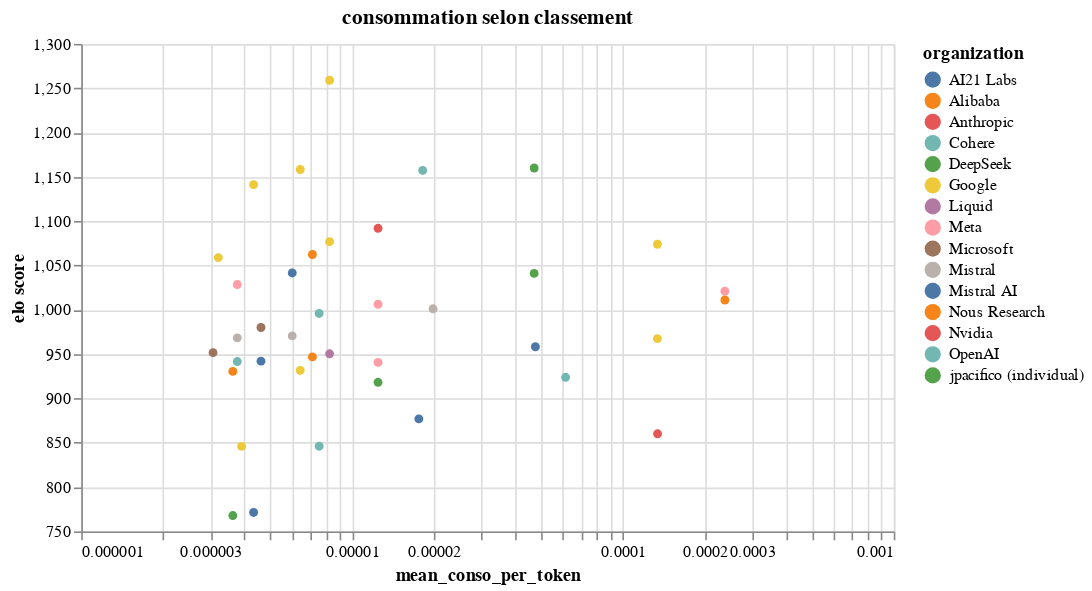

The notebook cell this image was saved under:
### Markdown cell above
### Génération du graphique de frugalité

Les paramètres possibles :  
- `log` : Ajuster l'échelle du graphique en linéaire (`log = False`) ou en log (`log = True`) ; 
- `mean` : Utiliser les consommation moyenné (`mean = True`) ou non (`mean = False`) ;  
- `scale` :  choix du moyennage si `mean = True`. `token` si on utilise le moyennage par token, `match` si on utilise le moyennage par nombre de match ;  
- `save` : Enregistrement du graphique au format html.

### Code cell
from rank_comparia.plot import draw_frugality_chart

final_df = final_df.rename({"elo_score": "median"})
draw_frugality_chart(final_df, title="consommation selon classement", log=True, scale="token")

### Figure 1 — Vega-Lite specification as saved in the notebook (floating-point values rounded to 4 significant figures)
{"config": {"view": {"continuousWidth": 300, "continuousHeight": 300}}, "data": {"name": "data-2c0603f1b5b2566a40b3b64b419df3a0"}, "mark": {"type": "point", "filled": true}, "encoding": {"color": {"field": "organization", "type": "nominal"}, "opacity": {"condition": [{"param": "param_2", "value": 1}], "value": 0.3}, "tooltip": [{"field": "model_name", "type": "nominal"}, {"field": "organization", "type": "nominal"}, {"field": "license", "type": "nominal"}, {"field": "median", "type": "quantitative"}, {"field": "mean_conso_per_token", "type": "quantitative"}], "x": {"field": "mean_conso_per_token", "scale": {"type": "log"}, "type": "quantitative"}, "y": {"field": "median", "scale": {"zero": false}, "title": "elo score", "type": "quantitative"}}, "height": 300, "params": [{"name": "param_2", "select": {"type": "point", "fields": ["organization"]}, "bind": "legend"}, {"name": "param_1", "select": {"type": "point", "fields": ["license"]}, "bind": {"input": "select", "options": ["Unknown", "Jamba Open Model License", "Gemma license", "CC-BY-NC-4.0", "Mistral Research", "DeepSeek", "Proprietary", "MIT", "Gemma", "Llama 3.1 Community", "Llama 3.3 Community", "MRL", "llama3", "Apache 2.0"], "labels": ["MRL", "llama3", "Apache 2.0", "Proprietary", "Mistral Research", "MIT", "Gemma", "Gemma license", "DeepSeek", "Llama 3.3 Community", "Jamba Open Model License", "Llama 3.1 Community", "Unknown", "CC-BY-NC-4.0"], "name": "License : "}}], "title": "consommation selon classement", "transform": [{"filter": {"param": "param_1"}}], "width": 500, "$schema": "https://vega.github.io/schema/vega-lite/v5.20.1.json", "datasets": {"data-2c0603f1b5b2566a40b3b64b419df3a0": [{"name": "Claude 3.5 Sonnet V2", "model_name": "claude-3-5-sonnet-v2", "organization": "Anthropic", "license": "Proprietary", "median": 860.1, "total_output_tokens": 2818000.0, "conso_all_conv": 378.3, "n_match": 3537, "total_output_tokens_right": 2818000.0, "mean_conso_per_match": 0.107, "mean_conso_per_token": 0.0001342, "name_right": "Claude 3.5 Sonnet V2", "organization_right": "Anthropic", "license_right": "Proprietary"}, {"name": "GPT-4o mini", "model_name": "gpt-4o-mini-2024-07-18", "organization": "OpenAI", "license": "Proprietary", "median": 995.9, "total_output_tokens": 3805000.0, "conso_all_conv": 28.76, "n_match": 3857, "total_output_tokens_right": 3805000.0, "mean_conso_per_match": 0.007455, "mean_conso_per_token": 7.557e-06, "name_right": "GPT-4o mini", "organization_right": "OpenAI", "license_right": "Proprietary"}, {"name": "Gemini 2.0 Flash", "model_name": "gemini-2.0-flash-exp", "organization": "Google", "license": "Proprietary", "median": 1077.0, "total_output_tokens": 3077000.0, "conso_all_conv": 25.41, "n_match": 1740, "total_output_tokens_right": 3077000.0, "mean_conso_per_match": 0.0146, "mean_conso_per_token": 8.259e-06, "name_right": "Gemini 2.0 Flash", "organization_right": "Google", "license_right": "Proprietary"}, {"name": "Llama 3.1 405B", "model_name": "llama-3.1-405b", "organization": "Meta", "license": "Llama 3.1 Community", "median": 1021.0, "total_output_tokens": 4277000.0, "conso_all_conv": 1017.0, "n_match": 3793, "total_output_tokens_right": 4277000.0, "mean_conso_per_match": 0.2683, "mean_conso_per_token": 0.0002379, "name_right": "Llama 3.1 405B", "organization_right": "Meta", "license_right": "Llama 3.1 Community"}, {"name": "Mistral-Large-2411", "model_name": "mistral-large-2411", "organization": "Mistral", "license": "Mistral Research", "median": 1001.0, "total_output_tokens": 9064000.0, "conso_all_conv": 180.4, "n_match": 3300, "total_output_tokens_right": 9064000.0, "mean_conso_per_match": 0.05468, "mean_conso_per_token": 1.991e-05, "name_right": "Mistral-Large-2411", "organization_right": "Mistral", "license_right": "Mistral Research"}, {"name": "Llama-3.1-70B", "model_name": "llama-3.1-70b", "organization": "Meta", "license": "Llama 3.1 Community", "median": 1006.0, "total_output_tokens": 2451000.0, "conso_all_conv": 30.56, "n_match": 2794, "total_output_tokens_right": 2451000.0, "mean_conso_per_match": 0.01094, "mean_conso_per_token": 1.247e-05, "name_right": "Llama-3.1-70B", "organization_right": "Meta", "license_right": "Llama 3.1 Community"}, {"name": "Llama 3.3 70B", "model_name": "llama-3.3-70b", "organization": "Meta", "license": "Llama 3.3 Community", "median": 940.6, "total_output_tokens": 5794000.0, "conso_all_conv": 72.24, "n_match": 2161, "total_output_tokens_right": 5794000.0, "mean_conso_per_match": 0.03343, "mean_conso_per_token": 1.247e-05, "name_right": "Llama 3.3 70B", "organization_right": "Meta", "license_right": "Llama 3.3 Community"}, {"name": "Qwen2.5-Coder-32B-Instruct", "model_name": "qwen2.5-coder-32b-instruct", "organization": "Alibaba", "license": "Apache 2.0", "median": 946.9, "total_output_tokens": 4788000.0, "conso_all_conv": 34.17, "n_match": 3222, "total_output_tokens_right": 4788000.0, "mean_conso_per_match": 0.0106, "mean_conso_per_token": 7.136e-06, "name_right": "Qwen2.5-Coder-32B-Instruct", "organization_right": "Alibaba", "license_right": "Apache 2.0"}, {"name": "Gemini 1.5 pro 001", "model_name": "gemini-1.5-pro-001", "organization": "Google", "license": "Proprietary", "median": 967.4, "total_output_tokens": 612700.0, "conso_all_conv": 82.15, "n_match": 692, "total_output_tokens_right": 612700.0, "mean_conso_per_match": 0.1187, "mean_conso_per_token": 0.0001341, "name_right": "Gemini 1.5 pro 001", "organization_right": "Google", "license_right": "Proprietary"}, {"name": "Gemini 1.5 pro 002", "model_name": "gemini-1.5-pro-002", "organization": "Google", "license": "Proprietary", "median": 1074.0, "total_output_tokens": 3284000.0, "conso_all_conv": 440.3, "n_match": 3021, "total_output_tokens_right": 3284000.0, "mean_conso_per_match": 0.1458, "mean_conso_per_token": 0.0001341, "name_right": "Gemini 1.5 pro 002", "organization_right": "Google", "license_right": "Proprietary"}, {"name": "Aya-Expanse-8B", "model_name": "aya-expanse-8b", "organization": "Cohere", "license": "CC-BY-NC-4.0", "median": 941.6, "total_output_tokens": 961400.0, "conso_all_conv": 3.623, "n_match": 965, "total_output_tokens_right": 961400.0, "mean_conso_per_match": 0.003754, "mean_conso_per_token": 3.768e-06, "name_right": "Aya-Expanse-8B", "organization_right": "Cohere", "license_right": "CC-BY-NC-4.0"}, {"name": "Command R (08-2024)", "model_name": "c4ai-command-r-08-2024", "organization": "Cohere", "license": "CC-BY-NC-4.0", "median": 846.1, "total_output_tokens": 5944000.0, "conso_all_conv": 44.92, "n_match": 2571, "total_output_tokens_right": 5944000.0, "mean_conso_per_match": 0.01747, "mean_conso_per_token": 7.557e-06, "name_right": "Command R (08-2024)", "organization_right": "Cohere", "license_right": "CC-BY-NC-4.0"}, {"name": "Ministral 8B-Instruct", "model_name": "ministral-8b-instruct-2410", "organization": "Mistral", "license": "MRL", "median": 968.3, "total_output_tokens": 3228000.0, "conso_all_conv": 12.16, "n_match": 3388, "total_output_tokens_right": 3228000.0, "mean_conso_per_match": 0.00359, "mean_conso_per_token": 3.768e-06, "name_right": "Ministral 8B-Instruct", "organization_right": "Mistral", "license_right": "MRL"}, {"name": "Llama 3.1 8B", "model_name": "llama-3.1-8b", "organization": "Meta", "license": "Llama 3.1 Community", "median": 1028.0, "total_output_tokens": 2994000.0, "conso_all_conv": 11.28, "n_match": 3163, "total_output_tokens_right": 2994000.0, "mean_conso_per_match": 0.003566, "mean_conso_per_token": 3.768e-06, "name_right": "Llama 3.1 8B", "organization_right": "Meta", "license_right": "Llama 3.1 Community"}, {"name": "DeepSeek-V3 Chat", "model_name": "deepseek-v3-chat", "organization": "DeepSeek", "license": "DeepSeek", "median": 1160.0, "total_output_tokens": 9476000.0, "conso_all_conv": 445.6, "n_match": 3884, "total_output_tokens_right": 9476000.0, "mean_conso_per_match": 0.1147, "mean_conso_per_token": 4.703e-05, "name_right": "DeepSeek-V3 Chat", "organization_right": "DeepSeek", "license_right": "DeepSeek"}, {"name": "DeepSeek-R1", "model_name": "deepseek-r1", "organization": "DeepSeek", "license": "MIT", "median": 1041.0, "total_output_tokens": 1160000.0, "conso_all_conv": 54.55, "n_match": 808, "total_output_tokens_right": 1160000.0, "mean_conso_per_match": 0.06752, "mean_conso_per_token": 4.703e-05, "name_right": "DeepSeek-R1", "organization_right": "DeepSeek", "license_right": "MIT"}, {"name": "DeepSeek-R1 distiil", "model_name": "deepseek-r1-distill-llama-70b", "organization": "DeepSeek", "license": "MIT", "median": 918.2, "total_output_tokens": 741900.0, "conso_all_conv": 9.251, "n_match": 766, "total_output_tokens_right": 741900.0, "mean_conso_per_match": 0.01208, "mean_conso_per_token": 1.247e-05, "name_right": "DeepSeek-R1 distiil", "organization_right": "DeepSeek", "license_right": "MIT"}, {"name": "Gemini 2.0 Flash", "model_name": "gemini-2.0-flash-001", "organization": "Google", "license": "Proprietary", "median": 1259.0, "total_output_tokens": 2301000.0, "conso_all_conv": 19.0, "n_match": 1398, "total_output_tokens_right": 2301000.0, "mean_conso_per_match": 0.01359, "mean_conso_per_token": 8.259e-06, "name_right": "Gemini 2.0 Flash", "organization_right": "Google", "license_right": "Proprietary"}, {"name": "Gemma 2 9B", "model_name": "gemma-2-9b-it", "organization": "Google", "license": "Gemma license", "median": 845.8, "total_output_tokens": 2016000.0, "conso_all_conv": 7.88, "n_match": 2657, "total_output_tokens_right": 2016000.0, "mean_conso_per_match": 0.002966, "mean_conso_per_token": 3.908e-06, "name_right": "Gemma 2 9B", "organization_right": "Google", "license_right": "Gemma license"}, {"name": "Gemma 3 12B", "model_name": "gemma-3-12b", "organization": "Google", "license": "Gemma license", "median": 1141.0, "total_output_tokens": 1089000.0, "conso_all_conv": 4.713, "n_match": 773, "total_output_tokens_right": 1089000.0, "mean_conso_per_match": 0.006097, "mean_conso_per_token": 4.329e-06, "name_right": "Gemma 3 12B", "organization_right": "Google", "license_right": "Gemma license"}, {"name": "Gemma 3 4B", "model_name": "gemma-3-4b", "organization": "Google", "license": "Gemma license", "median": 1059.0, "total_output_tokens": 1148000.0, "conso_all_conv": 3.681, "n_match": 783, "total_output_tokens_right": 1148000.0, "mean_conso_per_match": 0.004701, "mean_conso_per_token": 3.207e-06, "name_right": "Gemma 3 4B", "organization_right": "Google", "license_right": "Gemma license"}, {"name": "Gemma 2 27B q8", "model_name": "gemma-2-27b-it-q8", "organization": "Google", "license": "Gemma license", "median": 931.6, "total_output_tokens": 242100.0, "conso_all_conv": 1.558, "n_match": 296, "total_output_tokens_right": 242100.0, "mean_conso_per_match": 0.005263, "mean_conso_per_token": 6.434e-06, "name_right": "Gemma 2 27B q8", "organization_right": "Google", "license_right": "Gemma license"}, {"name": "o3-mini", "model_name": "o3-mini", "organization": "OpenAI", "license": "Proprietary", "median": 923.8, "total_output_tokens": 928500.0, "conso_all_conv": 57.03, "n_match": 743, "total_output_tokens_right": 928500.0, "mean_conso_per_match": 0.07676, "mean_conso_per_token": 6.143e-05, "name_right": "o3-mini", "organization_right": "OpenAI", "license_right": "Proprietary"}, {"name": "Mistral-Small-24B-Instruct-2501", "model_name": "mistral-small-24b-instruct-2501", "organization": "Mistral", "license": "Apache 2.0", "median": 970.6, "total_output_tokens": 2441000.0, "conso_all_conv": 14.68, "n_match": 2025, "total_output_tokens_right": 2441000.0, "mean_conso_per_match": 0.007249, "mean_conso_per_token": 6.013e-06, "name_right": "Mistral-Small-24B-Instruct-2501", "organization_right": "Mistral", "license_right": "Apache 2.0"}, {"name": "Gemma-3 27B", "model_name": "gemma-3-27b", "organization": "Google", "license": "Gemma", "median": 1158.0, "total_output_tokens": 1406000.0, "conso_all_conv": 9.046, "n_match": 966, "total_output_tokens_right": 1406000.0, "mean_conso_per_match": 0.009365, "mean_conso_per_token": 6.434e-06, "name_right": "Gemma-3 27B", "organization_right": "Google", "license_right": "Gemma"}, {"name": "Qwen2.5-7B", "model_name": "qwen2.5-7b-instruct", "organization": "Alibaba", "license": "Apache 2.0", "median": 930.5, "total_output_tokens": 870900.0, "conso_all_conv": 3.159, "n_match": 756, "total_output_tokens_right": 870900.0, "mean_conso_per_match": 0.004179, "mean_conso_per_token": 3.628e-06, "name_right": "Qwen2.5-7B", "organization_right": "Alibaba", "license_right": "Apache 2.0"}, {"name": "Chocolatine-2-14b Instruct", "model_name": "chocolatine-2-14b-instruct-v2.0.3-q8", "organization": "jpacifico (individual)", "license": "Apache 2.0", "median": 767.9, "total_output_tokens": 511100.0, "conso_all_conv": 1.854, "n_match": 1098, "total_output_tokens_right": 511100.0, "mean_conso_per_match": 0.001689, "mean_conso_per_token": 3.628e-06, "name_right": "Chocolatine-2-14b Instruct", "organization_right": "jpacifico (individual)", "license_right": "Apache 2.0"}, {"name": "Command A", "model_name": "command-a", "organization": "Cohere", "license": "CC-BY-NC-4.0", "median": 1157.0, "total_output_tokens": 1033000.0, "conso_all_conv": 18.82, "n_match": 760, "total_output_tokens_right": 1033000.0, "mean_conso_per_match": 0.02476, "mean_conso_per_token": 1.822e-05, "name_right": "Command A", "organization_right": "Cohere", "license_right": "CC-BY-NC-4.0"}, {"name": "Hermes 3", "model_name": "hermes-3-llama-3.1-405b", "organization": "Nous Research", "license": "llama3", "median": 1011.0, "total_output_tokens": 4182000.0, "conso_all_conv": 995.1, "n_match": 2756, "total_output_tokens_right": 4182000.0, "mean_conso_per_match": 0.3611, "mean_conso_per_token": 0.0002379, "name_right": "Hermes 3", "organization_right": "Nous Research", "license_right": "llama3"}, {"name": "Jamba Large", "model_name": "jamba-1.5-large", "organization": "AI21 Labs", "license": "Jamba Open Model License", "median": 958.3, "total_output_tokens": 581700.0, "conso_all_conv": 27.64, "n_match": 237, "total_output_tokens_right": 581700.0, "mean_conso_per_match": 0.1166, "mean_conso_per_token": 4.751e-05, "name_right": "Jamba Large", "organization_right": "AI21 Labs", "license_right": "Jamba Open Model License"}, {"name": "Liquid Foundation Model", "model_name": "lfm-40b", "organization": "Liquid", "license": "Unknown", "median": 950.3, "total_output_tokens": 1933000.0, "conso_all_conv": 15.97, "n_match": 2097, "total_output_tokens_right": 1933000.0, "mean_conso_per_match": 0.007614, "mean_conso_per_token": 8.259e-06, "name_right": "Liquid Foundation Model", "organization_right": "Liquid", "license_right": "Unknown"}, {"name": "Nemotron 70B Instruct", "model_name": "llama-3.1-nemotron-70b-instruct", "organization": "Nvidia", "license": "Llama 3.1 Community", "median": 1092.0, "total_output_tokens": 3957000.0, "conso_all_conv": 49.34, "n_match": 2346, "total_output_tokens_right": 3957000.0, "mean_conso_per_match": 0.02103, "mean_conso_per_token": 1.247e-05, "name_right": "Nemotron 70B Instruct", "organization_right": "Nvidia", "license_right": "Llama 3.1 Community"}, {"name": "Mistral Nemo Instruct", "model_name": "mistral-nemo-2407", "organization": "Mistral AI", "license": "Apache 2.0", "median": 771.3, "total_output_tokens": 2101000.0, "conso_all_conv": 9.098, "n_match": 3225, "total_output_tokens_right": 2101000.0, "mean_conso_per_match": 0.002821, "mean_conso_per_token": 4.329e-06, "name_right": "Mistral Nemo Instruct", "organization_right": "Mistral AI", "license_right": "Apache 2.0"}, {"name": "Mistral Small-3.1 24B", "model_name": "mistral-small-3.1-24b", "organization": "Mistral AI", "license": "Apache 2.0", "median": 1042.0, "total_output_tokens": 841200.0, "conso_all_conv": 5.058, "n_match": 824, "total_output_tokens_right": 841200.0, "mean_conso_per_match": 0.006138, "mean_conso_per_token": 6.013e-06, "name_right": "Mistral Small-3.1 24B", "organization_right": "Mistral AI", "license_right": "Apache 2.0"}, {"name": "Mixtral 8x22B Instruct", "model_name": "mixtral-8x22b-instruct-v0.1", "organization": "Mistral AI", "license": "Apache 2.0", "median": 876.9, "total_output_tokens": 2889000.0, "conso_all_conv": 50.97, "n_match": 3160, "total_output_tokens_right": 2889000.0, "mean_conso_per_match": 0.01613, "mean_conso_per_token": 1.764e-05, "name_right": "Mixtral 8x22B Instruct", "organization_right": "Mistral AI", "license_right": "Apache 2.0"}, {"name": "Mixtral 8x7B Instruct", "model_name": "mixtral-8x7b-instruct-v0.1", "organization": "Mistral AI", "license": "Apache 2.0", "median": 942.1, "total_output_tokens": 900100.0, "conso_all_conv": 4.149, "n_match": 1151, "total_output_tokens_right": 900100.0, "mean_conso_per_match": 0.003605, "mean_conso_per_token": 4.61e-06, "name_right": "Mixtral 8x7B Instruct", "organization_right": "Mistral AI", "license_right": "Apache 2.0"}, {"name": "Phi-3.5 Mini Instruct", "model_name": "phi-3.5-mini-instruct", "organization": "Microsoft", "license": "MIT", "median": 951.7, "total_output_tokens": 851000.0, "conso_all_conv": 2.609, "n_match": 786, "total_output_tokens_right": 851000.0, "mean_conso_per_match": 0.00332, "mean_conso_per_token": 3.066e-06, "name_right": "Phi-3.5 Mini Instruct", "organization_right": "Microsoft", "license_right": "MIT"}, {"name": "Phi 4", "model_name": "phi-4", "organization": "Microsoft", "license": "MIT", "median": 980.0, "total_output_tokens": 3086000.0, "conso_all_conv": 14.23, "n_match": 2927, "total_output_tokens_right": 3086000.0, "mean_conso_per_match": 0.004861, "mean_conso_per_token": 4.61e-06, "name_right": "Phi 4", "organization_right": "Microsoft", "license_right": "MIT"}, {"name": "QwQ 32B", "model_name": "qwq-32b", "organization": "Alibaba", "license": "Apache 2.0", "median": 1062.0, "total_output_tokens": 947000.0, "conso_all_conv": 6.758, "n_match": 577, "total_output_tokens_right": 947000.0, "mean_conso_per_match": 0.01171, "mean_conso_per_token": 7.136e-06, "name_right": "QwQ 32B", "organization_right": "Alibaba", "license_right": "Apache 2.0"}]}}
